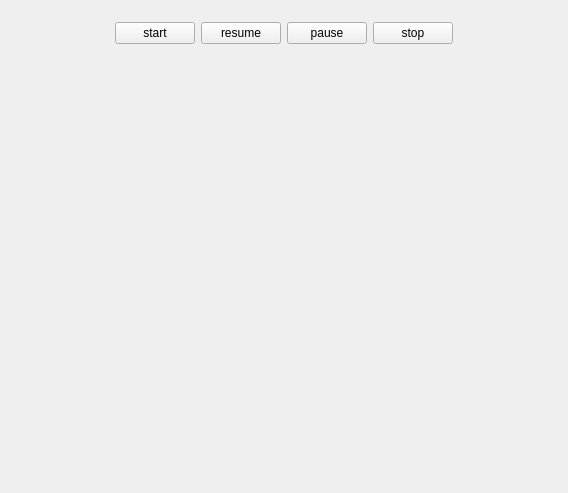
<?xml version="1.0" encoding="UTF-8"?>
<ui version="4.0">
 <class>CutterMainPage</class>
 <widget class="QWidget" name="CutterMainPage">
  <property name="geometry">
   <rect>
    <x>0</x>
    <y>0</y>
    <width>568</width>
    <height>493</height>
   </rect>
  </property>
  <property name="windowTitle">
   <string>CutterMainPage</string>
  </property>
  <layout class="QVBoxLayout" name="verticalLayout">
   <item>
    <widget class="QStackedWidget" name="stackedWidget">
     <property name="currentIndex">
      <number>0</number>
     </property>
     <widget class="QWidget" name="processing_">
      <layout class="QVBoxLayout" name="verticalLayout_2">
       <item>
        <layout class="QHBoxLayout" name="horizontalLayout_3">
         <item>
          <spacer name="horizontalSpacer">
           <property name="orientation">
            <enum>Qt::Horizontal</enum>
           </property>
           <property name="sizeHint" stdset="0">
            <size>
             <width>40</width>
             <height>20</height>
            </size>
           </property>
          </spacer>
         </item>
         <item>
          <widget class="QPushButton" name="start_pb_">
           <property name="text">
            <string>start</string>
           </property>
          </widget>
         </item>
         <item>
          <widget class="QPushButton" name="resume_pb_">
           <property name="text">
            <string>resume</string>
           </property>
          </widget>
         </item>
         <item>
          <widget class="QPushButton" name="pause_pb_">
           <property name="text">
            <string>pause</string>
           </property>
          </widget>
         </item>
         <item>
          <widget class="QPushButton" name="stop_pb_">
           <property name="text">
            <string>stop</string>
           </property>
          </widget>
         </item>
         <item>
          <spacer name="horizontalSpacer_2">
           <property name="orientation">
            <enum>Qt::Horizontal</enum>
           </property>
           <property name="sizeHint" stdset="0">
            <size>
             <width>40</width>
             <height>20</height>
            </size>
           </property>
          </spacer>
         </item>
        </layout>
       </item>
       <item>
        <spacer name="verticalSpacer">
         <property name="orientation">
          <enum>Qt::Vertical</enum>
         </property>
         <property name="sizeHint" stdset="0">
          <size>
           <width>20</width>
           <height>419</height>
          </size>
         </property>
        </spacer>
       </item>
      </layout>
     </widget>
     <widget class="QWidget" name="craft_params_">
      <layout class="QHBoxLayout" name="horizontalLayout_2">
       <item>
        <widget class="QTabWidget" name="tabWidget">
         <property name="currentIndex">
          <number>0</number>
         </property>
         <widget class="QWidget" name="layer1_">
          <attribute name="title">
           <string>layer1</string>
          </attribute>
          <layout class="QHBoxLayout" name="horizontalLayout">
           <property name="spacing">
            <number>0</number>
           </property>
           <property name="leftMargin">
            <number>0</number>
           </property>
           <property name="topMargin">
            <number>0</number>
           </property>
           <property name="rightMargin">
            <number>0</number>
           </property>
           <property name="bottomMargin">
            <number>0</number>
           </property>
           <item>
            <widget class="LayerCfg" name="layer1_data_" native="true"/>
           </item>
          </layout>
         </widget>
         <widget class="QWidget" name="layer2_">
          <attribute name="title">
           <string>layer2</string>
          </attribute>
         </widget>
        </widget>
       </item>
      </layout>
     </widget>
     <widget class="QWidget" name="page_2"/>
     <widget class="QWidget" name="page_3"/>
    </widget>
   </item>
  </layout>
 </widget>
 <layoutdefault spacing="6" margin="11"/>
 <customwidgets>
  <customwidget>
   <class>LayerCfg</class>
   <extends>QWidget</extends>
   <header location="global">layercfg.h</header>
   <container>1</container>
   <slots>
    <signal>cfgDataChanged()</signal>
   </slots>
  </customwidget>
 </customwidgets>
 <resources/>
 <connections>
  <connection>
   <sender>tabWidget</sender>
   <signal>currentChanged(int)</signal>
   <receiver>CutterMainPage</receiver>
   <slot>onPubCfgData(int)</slot>
   <hints>
    <hint type="sourcelabel">
     <x>18</x>
     <y>114</y>
    </hint>
    <hint type="destinationlabel">
     <x>6</x>
     <y>119</y>
    </hint>
   </hints>
  </connection>
  <connection>
   <sender>start_pb_</sender>
   <signal>clicked()</signal>
   <receiver>CutterMainPage</receiver>
   <slot>onStart()</slot>
   <hints>
    <hint type="sourcelabel">
     <x>143</x>
     <y>42</y>
    </hint>
    <hint type="destinationlabel">
     <x>1</x>
     <y>58</y>
    </hint>
   </hints>
  </connection>
  <connection>
   <sender>resume_pb_</sender>
   <signal>clicked()</signal>
   <receiver>CutterMainPage</receiver>
   <slot>onResume()</slot>
   <hints>
    <hint type="sourcelabel">
     <x>229</x>
     <y>34</y>
    </hint>
    <hint type="destinationlabel">
     <x>3</x>
     <y>100</y>
    </hint>
   </hints>
  </connection>
  <connection>
   <sender>pause_pb_</sender>
   <signal>clicked()</signal>
   <receiver>CutterMainPage</receiver>
   <slot>onPause()</slot>
   <hints>
    <hint type="sourcelabel">
     <x>320</x>
     <y>36</y>
    </hint>
    <hint type="destinationlabel">
     <x>-7</x>
     <y>173</y>
    </hint>
   </hints>
  </connection>
  <connection>
   <sender>stop_pb_</sender>
   <signal>clicked()</signal>
   <receiver>CutterMainPage</receiver>
   <slot>onStop()</slot>
   <hints>
    <hint type="sourcelabel">
     <x>420</x>
     <y>34</y>
    </hint>
    <hint type="destinationlabel">
     <x>-7</x>
     <y>225</y>
    </hint>
   </hints>
  </connection>
 </connections>
 <slots>
  <slot>onCfgDataChanged()</slot>
  <slot>onPubCfgData(int)</slot>
  <slot>onStart()</slot>
  <slot>onResume()</slot>
  <slot>onPause()</slot>
  <slot>onStop()</slot>
 </slots>
</ui>
